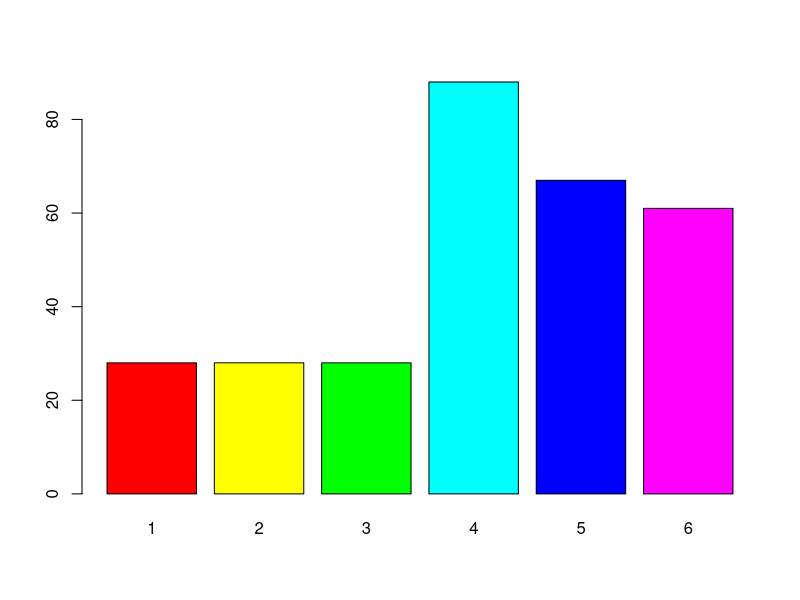

Source code (R):
# Zadanie 2 (Test chi-kwadrat zgodności z rozkładem Poissona) - wygenerowane przez AI # nolint
# Symuluj 300 rzutów kostką do gry, ale zmodyfikuj kostkę tak, aby prawdopodobieństwa wynosiły: # nolint
# 1→0.1, 2→0.1, 3→0.1, 4→0.3, 5→0.2, 6→0.2.
# Wykonaj test chi-kwadrat zgodności z rozkładem jednostajnym (uczciwa kostka).
# Podaj wartość statystyki, p-value i interpretację.
# Sugerowane funkcje: sample, table, chisq.test

set.seed(123)
dane <- sample(x = 1:6, size = 300, replace = TRUE,
               prob = c(0.1, 0.1, 0.1, 0.3, 0.2, 0.2))
dane

tab <- table(dane)
tab
barplot(tab, col = rainbow(6))

# H0: kostka jest uczciwa, czyli szanse wypdanięcia ścianek są równe
# H1: kostka jest NIE uczciwa ==> !H0
test <- chisq.test(tab, p = rep(1 / 6, 6))
test
# p-val < 0.05 : można odrzucić H0, kostka jest nieuczciwa
